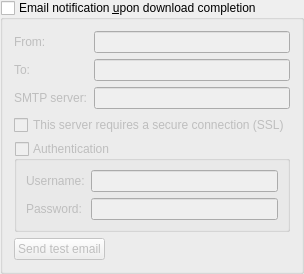
             <widget class="QGroupBox" name="groupMailNotification">
              <property name="title">
               <string>Email notification &amp;upon download completion</string>
              </property>
              <property name="checkable">
               <bool>true</bool>
              </property>
              <property name="checked">
               <bool>false</bool>
              </property>
              <layout class="QVBoxLayout" name="verticalLayout_171">
               <item>
                <layout class="QGridLayout" name="gridLayout_9">
                 <item row="0" column="0">
                  <widget class="QLabel" name="label_25">
                   <property name="toolTip">
                    <string>Sender</string>
                   </property>
                   <property name="text">
                    <string comment="From sender">From:</string>
                   </property>
                  </widget>
                 </item>
                 <item row="0" column="1">
                  <widget class="QLineEdit" name="senderEmailTxt"/>
                 </item>
                 <item row="1" column="0">
                  <widget class="QLabel" name="label_2">
                   <property name="toolTip">
                    <string>Receiver</string>
                   </property>
                   <property name="text">
                    <string comment="To receiver">To:</string>
                   </property>
                  </widget>
                 </item>
                 <item row="1" column="1">
                  <widget class="QLineEdit" name="lineEditDestEmail"/>
                 </item>
                 <item row="2" column="0">
                  <widget class="QLabel" name="label_3">
                   <property name="text">
                    <string>SMTP server:</string>
                   </property>
                  </widget>
                 </item>
                 <item row="2" column="1">
                  <widget class="QLineEdit" name="lineEditSmtpServer"/>
                 </item>
                </layout>
               </item>
               <item>
                <widget class="QCheckBox" name="checkSmtpSSL">
                 <property name="text">
                  <string>This server requires a secure connection (SSL)</string>
                 </property>
                </widget>
               </item>
               <item>
                <widget class="QGroupBox" name="groupMailNotifAuth">
                 <property name="title">
                  <string>Authentication</string>
                 </property>
                 <property name="checkable">
                  <bool>true</bool>
                 </property>
                 <property name="checked">
                  <bool>false</bool>
                 </property>
                 <layout class="QFormLayout" name="formLayout_2">
                  <item row="0" column="0">
                   <widget class="QLabel" name="label_7">
                    <property name="text">
                     <string>Username:</string>
                    </property>
                   </widget>
                  </item>
                  <item row="0" column="1">
                   <widget class="QLineEdit" name="mailNotifUsername"/>
                  </item>
                  <item row="1" column="0">
                   <widget class="QLabel" name="label_8">
                    <property name="text">
                     <string>Password:</string>
                    </property>
                   </widget>
                  </item>
                  <item row="1" column="1">
                   <widget class="QLineEdit" name="mailNotifPassword">
                    <property name="echoMode">
                     <enum>QLineEdit::EchoMode::Password</enum>
                    </property>
                   </widget>
                  </item>
                 </layout>
                </widget>
               </item>
               <item>
                <widget class="QPushButton" name="sendTestEmail">
                 <property name="sizePolicy">
                  <sizepolicy hsizetype="Fixed" vsizetype="Fixed">
                   <horstretch>0</horstretch>
                   <verstretch>0</verstretch>
                  </sizepolicy>
                 </property>
                 <property name="text">
                  <string>Send test email</string>
                 </property>
                </widget>
               </item>
              </layout>
             </widget>
